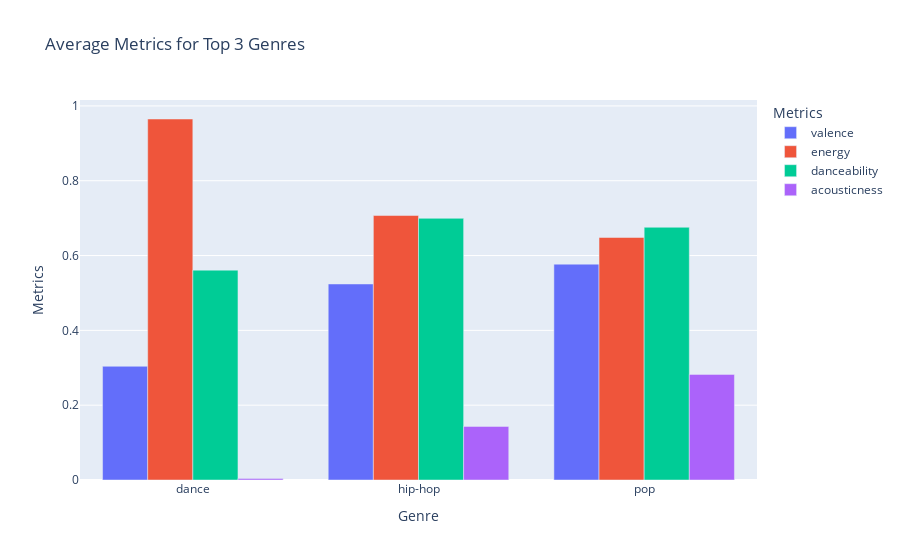

Notebook code cell kept with this figure:
### Code cell
mean_metrics = tracks.nlargest(10, 'popularity')[['genre', 'valence', 'energy', 'danceability', 'acousticness']].groupby('genre').mean().reset_index()

fig = px.bar(mean_metrics, x='genre', y=['valence', 'energy', 'danceability', 'acousticness'], barmode='group', title="Average Metrics for Top 3 Genres")
fig.update_layout(yaxis_title="Metrics", xaxis_title="Genre", legend_title="Metrics")
fig.show()

### Figure 1 — Plotly figure (JSON) as saved in the notebook; plotly's stock layout.template omitted (floating-point values rounded to 4 significant figures)
{"data": [{"alignmentgroup": "True", "hovertemplate": "variable=valence<br>genre=%{x}<br>value=%{y}<extra></extra>", "legendgroup": "valence", "marker": {"color": "#636efa", "pattern": {"shape": ""}}, "name": "valence", "offsetgroup": "valence", "orientation": "v", "showlegend": true, "textposition": "auto", "type": "bar", "x": ["dance", "hip-hop", "pop"], "xaxis": "x", "y": [0.304, 0.524, 0.577], "yaxis": "y"}, {"alignmentgroup": "True", "hovertemplate": "variable=energy<br>genre=%{x}<br>value=%{y}<extra></extra>", "legendgroup": "energy", "marker": {"color": "#EF553B", "pattern": {"shape": ""}}, "name": "energy", "offsetgroup": "energy", "orientation": "v", "showlegend": true, "textposition": "auto", "type": "bar", "x": ["dance", "hip-hop", "pop"], "xaxis": "x", "y": [0.965, 0.707, 0.6483], "yaxis": "y"}, {"alignmentgroup": "True", "hovertemplate": "variable=danceability<br>genre=%{x}<br>value=%{y}<extra></extra>", "legendgroup": "danceability", "marker": {"color": "#00cc96", "pattern": {"shape": ""}}, "name": "danceability", "offsetgroup": "danceability", "orientation": "v", "showlegend": true, "textposition": "auto", "type": "bar", "x": ["dance", "hip-hop", "pop"], "xaxis": "x", "y": [0.561, 0.6995, 0.6756], "yaxis": "y"}, {"alignmentgroup": "True", "hovertemplate": "variable=acousticness<br>genre=%{x}<br>value=%{y}<extra></extra>", "legendgroup": "acousticness", "marker": {"color": "#ab63fa", "pattern": {"shape": ""}}, "name": "acousticness", "offsetgroup": "acousticness", "orientation": "v", "showlegend": true, "textposition": "auto", "type": "bar", "x": ["dance", "hip-hop", "pop"], "xaxis": "x", "y": [0.00383, 0.1433, 0.2823], "yaxis": "y"}], "layout": {"barmode": "group", "legend": {"title": {"text": "Metrics"}, "tracegroupgap": 0}, "title": {"text": "Average Metrics for Top 3 Genres"}, "xaxis": {"anchor": "y", "domain": [0, 1], "title": {"text": "Genre"}}, "yaxis": {"anchor": "x", "domain": [0, 1], "title": {"text": "Metrics"}}}}
